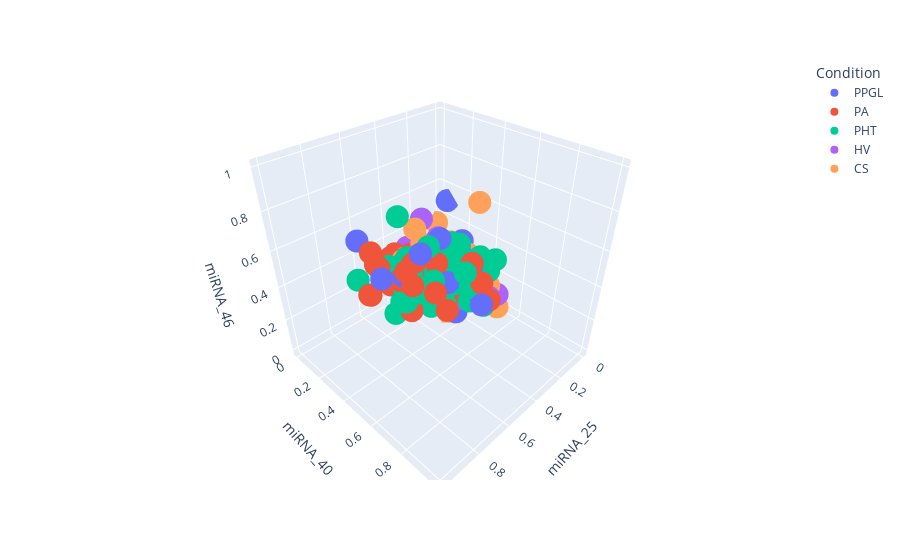

Source (notebook cell):
### Code cell
import plotly.express as px

fig = px.scatter_3d(x, x="miRNA_25", y="miRNA_40", z="miRNA_46", color='Condition')
fig.show()
